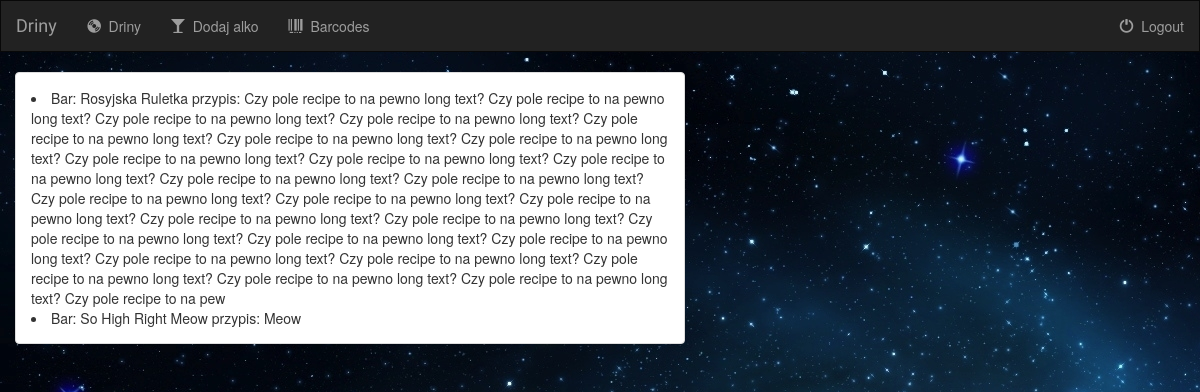
The app's page /drinks/ with its own data.
### wizapp/models.py (models this page shows, shortened)
class Drink(models.Model):
    name =  models.CharField(max_length=250, blank=False)
    recipe = models.CharField(max_length=1000)
    picture = models.FileField(blank=False)

### wizapp/views.py (the view)
# urls.py: url('^drinks/$', views.DrinksView.as_view(), name='drinks'),
class DrinksView(generic.ListView):
    model = Drink
    context_object_name = 'all_drinks'
    template_name = 'wizapp/drinks.html'

### wizapp/templates/wizapp/drinks.html (shortened to what this page needs)
{% extends 'base.html' %}
{% block body %}
<div class="container-fluid">
    <div class="row">
            <div class="col-sm-12 col-md-7">
                <div class="panel panel-default">
                    <div class="panel-body">
                        {% for drink in all_drinks %}
                            <li>
                                <span>Bar: {{ drink.name }} przypis: {{ drink.recipe }}</span>
                            </li>
                        {% endfor %}
                    </div>
                </div>
            </div>
    </div>
</div>
{% endblock %}

### wizapp/static/wizapp/style.css (style rules this page uses)
body { background: white url("images/background.jpg"); }

### records on screen
Drink: name "Rosyjska Ruletka", recipe "Czy pole recipe to na pewno long text? Czy pole recipe to na pewno long text? Czy pole recipe to na pewno long text? Czy pole recipe to na pewno long text? Czy pole recipe to na pewno long text? Czy pole recipe to na pewno long text? Czy pole recipe to na pewno long text? Czy pole recipe to na pewno long text? Czy pole recipe to na pewno long text? Czy pole recipe to na pewno long text? Czy pole recipe to na pewno long text? Czy pole recipe to na pewno long text? Czy pole recipe to na pewno long text? Czy pole recipe to na pewno long text? Czy pole recipe to na pewno long text? Czy pole recipe to na pewno long text? Czy pole recipe to na pewno long text? Czy pole recipe to na pewno long…"
Drink: name "So High Right Meow", recipe "Meow"
